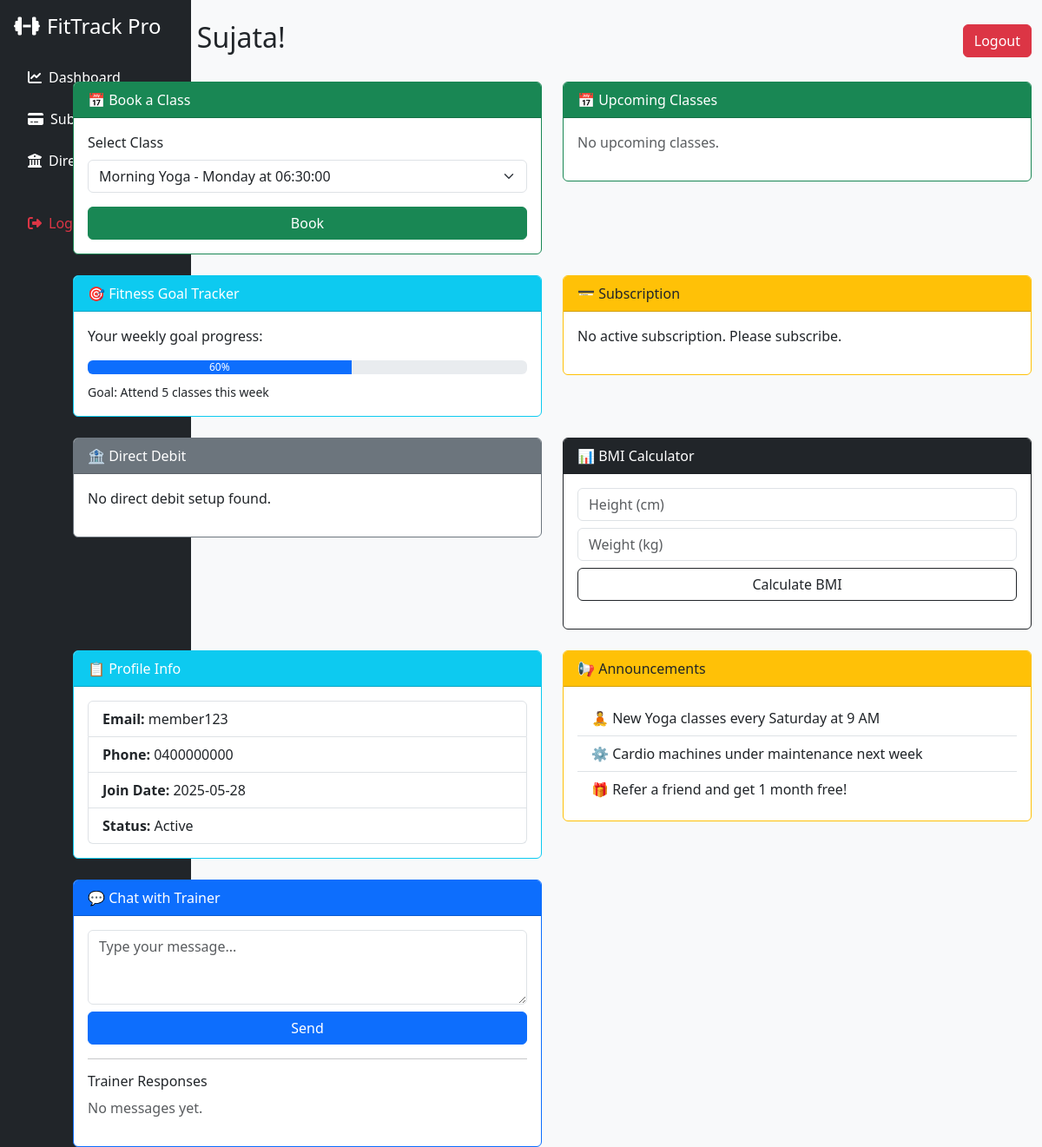
/member_dashboard.php (signed in), run on the app's committed database.
### tables this page shows
CREATE TABLE members (
    member_id INT AUTO_INCREMENT PRIMARY KEY,
    full_name VARCHAR(100) NOT NULL,
    email VARCHAR(100) NOT NULL UNIQUE,
    phone VARCHAR(15) NOT NULL UNIQUE,
    join_date DATE DEFAULT CURRENT_DATE,
    status ENUM('Pending', 'Active', 'Inactive') DEFAULT 'Pending'
);

### member_dashboard.php (the view, shortened to what this page needs)
<?php
include('includes/db_config.php');
$username = $_SESSION['username'];
$member_result = mysqli_query($conn, "SELECT * FROM members WHERE email = '$username' OR full_name = '$username' LIMIT 1");
$member = mysqli_fetch_assoc($member_result);
$member_id = $member['member_id'];
$member_name = $member['full_name'] ?? 'Member';
$sub_result = mysqli_query($conn, "SELECT * FROM subscriptions WHERE member_id = $member_id ORDER BY start_date DESC LIMIT 1");
$subscription = $sub_result ? mysqli_fetch_assoc($sub_result) : null;
$debit_result = mysqli_query($conn, "SELECT * FROM direct_debit_mandates WHERE member_id = $member_id LIMIT 1");
$debit = $debit_result ? mysqli_fetch_assoc($debit_result) : null;
?>
<!DOCTYPE html>
<html lang="en">
<head>
    <link href="https://cdn.jsdelivr.net/npm/bootstrap@5.3.0/dist/css/bootstrap.min.css" rel="stylesheet">
    <link href="https://cdnjs.cloudflare.com/ajax/libs/font-awesome/6.5.0/css/all.min.css" rel="stylesheet">
</head>
<body class="bg-light">
<div class="position-fixed top-0 start-0 h-100 bg-dark text-white p-3" style="width: 220px;">
    <h4 class="text-white mb-4"><i class="fas fa-dumbbell me-2"></i>FitTrack Pro</h4>
    <ul class="nav flex-column">
        <li class="nav-item mb-2"><a href="member_dashboard.php" class="nav-link text-white"><i class="fas fa-chart-line me-2"></i>Dashboard</a></li>
        <li class="nav-item mb-2"><a href="manage_subscription.php" class="nav-link text-white"><i class="fas fa-credit-card me-2"></i>Subscribe</a></li>
        <li class="nav-item mb-2"><a href="setup_direct_debit.php" class="nav-link text-white"><i class="fas fa-university me-2"></i>Direct Debit</a></li>
        <li class="nav-item mt-4"><a href="logout.php" class="nav-link text-danger"><i class="fas fa-sign-out-alt me-2"></i>Logout</a></li>
    </ul>
</div>
<div class="ms-5 ps-4">
<div class="container mt-4">
    <div class="d-flex justify-content-between align-items-center mb-4">
        <h2>👋 Hello, <?= htmlspecialchars($member_name) ?>!</h2>
        <a href="logout.php" class="btn btn-danger">Logout</a>
    </div>
    <div class="row g-4">
        <div class="col-md-6">
            <div class="card border-success">
                <div class="card-header bg-success text-white">📅 Book a Class</div>
                <div class="card-body">
                    <form method="POST" action="book_class.php">
                        <label class="form-label">Select Class</label>
                        <select name="class_id" class="form-select mb-3" required>
                            <?php
                            $class_query = mysqli_query($conn, "SELECT * FROM classes ORDER BY day_of_week, start_time");
                            while ($class = mysqli_fetch_assoc($class_query)) {
                                echo "<option value='{$class['class_id']}'>{$class['title']} - {$class['day_of_week']} at {$class['start_time']}</option>";
                            }
                            ?>
                        </select>
                        <button type="submit" class="btn btn-success w-100">Book</button>
                    </form>
                </div>
            </div>
        </div>
        <div class="col-md-6">
            <div class="card border-success">
                <div class="card-header bg-success text-white">📅 Upcoming Classes</div>
                <div class="card-body">
                    <p class="text-muted">No upcoming classes.</p>
                </div>
            </div>
        </div>
        <div class="col-md-6">
            <div class="card border-info">
                <div class="card-header bg-info text-white">🎯 Fitness Goal Tracker</div>
                <div class="card-body">
                    <p>Your weekly goal progress:</p>
                    <div class="progress mb-2"><div class="progress-bar" style="width: 60%">60%</div></div>
                    <small>Goal: Attend 5 classes this week</small>
                </div>
            </div>
        </div>
        <div class="col-md-6">
            <div class="card border-warning">
                <div class="card-header bg-warning text-dark">💳 Subscription</div>
                <div class="card-body">
                    <?php if ($subscription): ?>
                        <p>Plan: <strong><?= $subscription['plan_name'] ?></strong></p>
                        <p>Status: <?= $subscription['status'] ?></p>
                        <p>Next Billing: <?= $subscription['next_billing_date'] ?></p>
                    <?php else: ?>
                        <p>No active subscription. Please subscribe.</p>
                    <?php endif; ?>
                </div>
            </div>
        </div>
        <div class="col-md-6">
            <div class="card border-secondary">
                <div class="card-header bg-secondary text-white">🏦 Direct Debit</div>
                <div class="card-body">
                    <?php if ($debit): ?>
                        <p>Bank: <strong><?= $debit['bank_name'] ?></strong></p>
                        <p>Account: ****<?= substr($debit['account_number'], -4) ?></p>
                    <?php else: ?>
                        <p>No direct debit setup found.</p>
                    <?php endif; ?>
                </div>
            </div>
        </div>
        <div class="col-md-6">
            <div class="card border-dark">
                <div class="card-header bg-dark text-white">📊 BMI Calculator</div>
                <div class="card-body">
                    <form id="bmiForm">
                        <input type="number" id="height" class="form-control mb-2" placeholder="Height (cm)" required>
                        <input type="number" id="weight" class="form-control mb-2" placeholder="Weight (kg)" required>
                        <button type="submit" class="btn btn-outline-dark w-100">Calculate BMI</button>
                    </form>
                </div>
            </div>
        </div>
        <div class="col-md-6">
            <div class="card border-info">
                <div class="card-header bg-info text-white">📋 Profile Info</div>
                <div class="card-body">
                    <ul class="list-group">
                        <li class="list-group-item"><strong>Email:</strong> <?= htmlspecialchars($member['email'] ?? '') ?></li>
                        <li class="list-group-item"><strong>Phone:</strong> <?= htmlspecialchars($member['phone'] ?? '') ?></li>
                        <li class="list-group-item"><strong>Join Date:</strong> <?= htmlspecialchars($member['join_date'] ?? '') ?></li>
                        <li class="list-group-item"><strong>Status:</strong> <?= htmlspecialchars($member['status'] ?? '') ?></li>
                    </ul>
                </div>
            </div>
        </div>
        <div class="col-md-6">
            <div class="card border-warning">
                <div class="card-header bg-warning text-dark">📢 Announcements</div>
                <div class="card-body">
                    <ul class="list-group list-group-flush">
                        <li class="list-group-item">🧘 New Yoga classes every Saturday at 9 AM</li>
                        <li class="list-group-item">⚙️ Cardio machines under maintenance next week</li>
                        <li class="list-group-item">🎁 Refer a friend and get 1 month free!</li>
                    </ul>
                </div>
            </div>
        </div>
        <div class="col-md-6">
            <div class="card border-primary">
                <div class="card-header bg-primary text-white">💬 Chat with Trainer</div>
                <div class="card-body">
                    <form method="POST" action="send_message.php">
                        <textarea name="message" rows="3" class="form-control mb-2" placeholder="Type your message..." required></textarea>
                        <button type="submit" class="btn btn-primary w-100">Send</button>
                    </form>
                    <hr>
                    <h6>Trainer Responses</h6>
                    <p class="text-muted">No messages yet.</p>
                </div>
            </div>
        </div>
    </div>
</div>
</body>
</html>

### data on the page
members: full_name "Sujata", email "member123", phone "0400000000", join_date "2025-05-28", status "Active"

### other printed values
form field class_id "Morning Yoga - Monday at 06:30:00"
